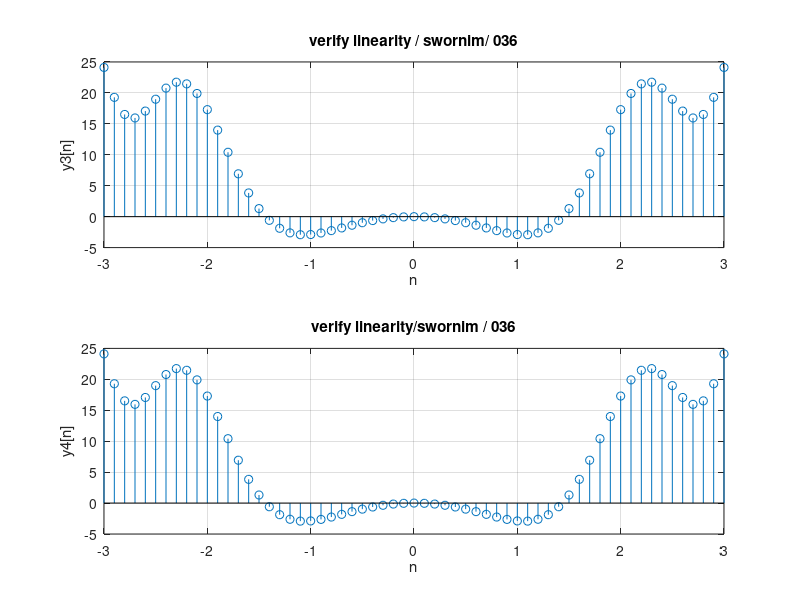

The MATLAB script that drew this image:
%q1)determine wheterhe the system is linear or non linear. plot the
%required signals to verify results. consider two signal x1[n] = n and
%x2[n] = sin(n)
%(a) y[n] = x^2[n] => not linear
%(b) y[n] = x[n^2] => linear
clc;
close all
clear all 
a1 = 3;
a2 = -7;
n = -3:0.1:3;
x1 = n;
x2 = sin(n);
y1 = n.^2;
y2 = sin(n.^2);
y3 = a1 * y1 + a2 * y2;
x3 = a1*x1 + a2 * x2;
y4 = a1.*n.^2 + a2.*sin(n.^2);
subplot(2,1,1)
stem(n,y3)
xlabel('n')
ylabel('y3[n]')
title('verify linearity / swornim/ 036')
grid on ;
subplot(2,1,2)
stem(n,y4)
xlabel('n')
ylabel('y4[n]')
title ('verify linearity/swornim / 036')
grid on;